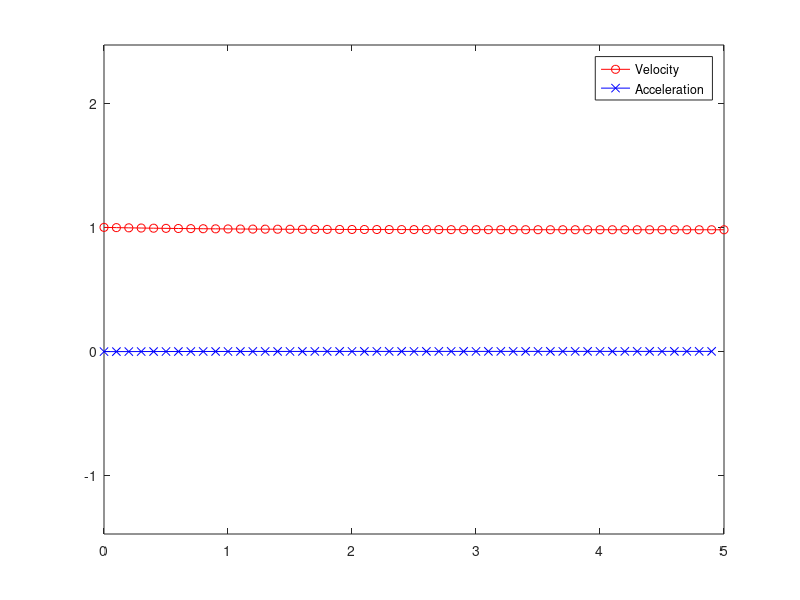
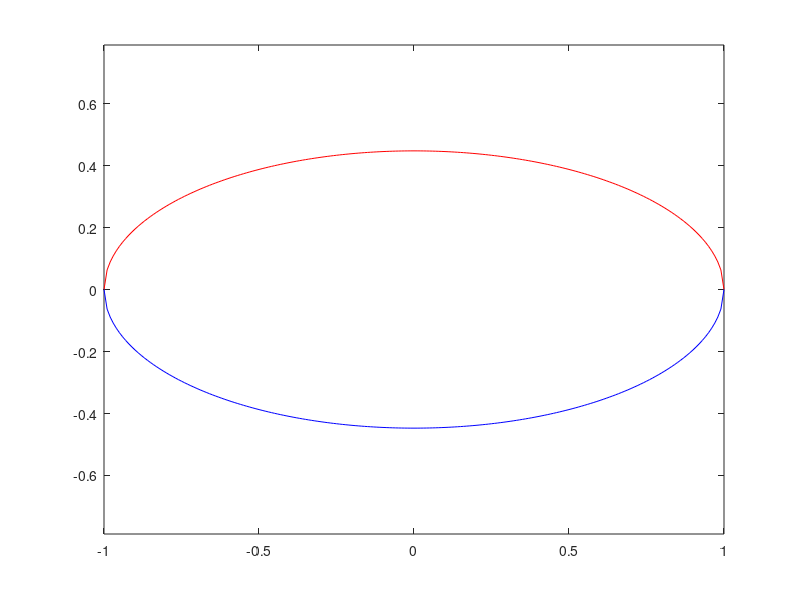
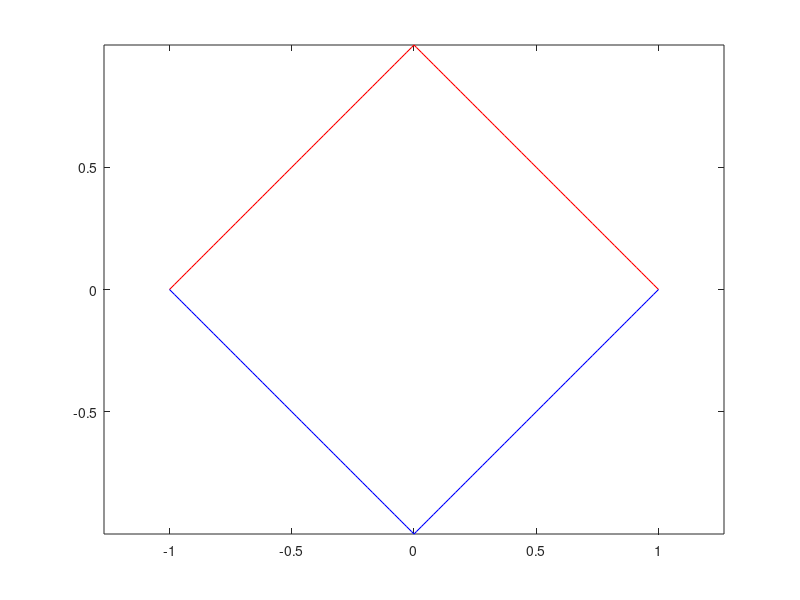
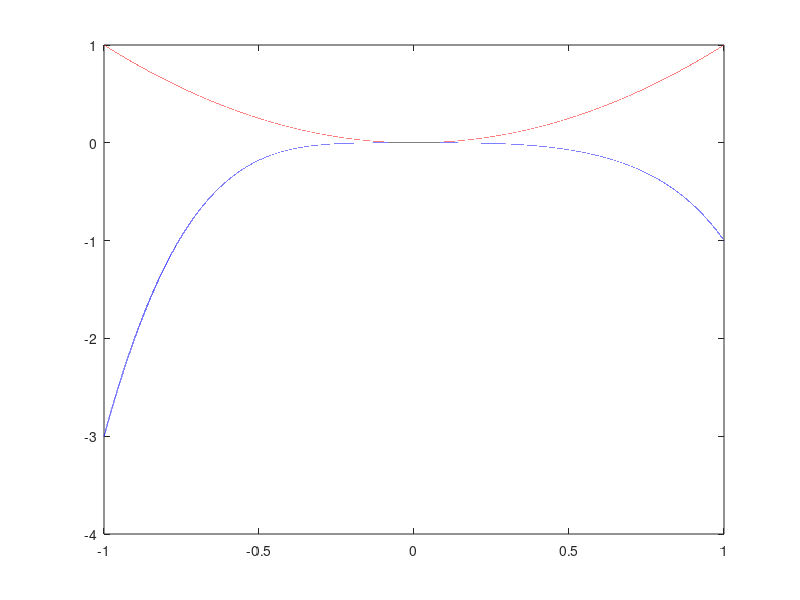

Source code (MATLAB) for these figures, in order: (Note: this script raises an error after producing the figures.)
%% Problem 1 (Excercise 3.1)

% x = (x1^2 + x2^2
step = 1e-2;
n1_pos = @(X,X1) abs(sqrt(X^2 - X1^2));
n1_neg = @(X,X1) -abs(sqrt(X^2 - X1^2));
vals = [];
x = 1; % unit ball
for x1 = -1:step:1
    vals = [vals; n1_pos(x,x1), n1_neg(x,x1)];
end

figure(1)
plot(-1:step:1, vals(:,1), 'r-', -1:step:1, vals(:,2), 'b-')
axis equal

%%
step = 1e-2;
n2_pos = @(X,X1) abs(sqrt((X^2 - X1^2)/5));
n2_neg = @(X,X1) -abs(sqrt((X^2 - X1^2)/5));
vals = [];
x = 1; % unit ball
for x1 = -1:step:1
    vals = [vals; n2_pos(x,x1), n2_neg(x,x1)];
end

figure(2)
plot(-1:step:1, vals(:,1), 'r-', -1:step:1, vals(:,2), 'b-')
axis equal

%%
step = 1e-2;
n3_pos = @(X,X1) abs(X - abs(X1));
n3_neg = @(X,X1) -abs(X - abs(X1));
vals = [];
x = 1; % unit ball
for x1 = -1:step:1
    vals = [vals; n3_pos(x,x1), n3_neg(x,x1)];
end

figure(3)
plot(-1:step:1, vals(:,1), 'r-', -1:step:1, vals(:,2), 'b-')
axis equal

%%
step = 1e-2;
n4_pos = @(X,X1) max(X, abs(X1));
n4_neg = @(X,X1) -max(X, abs(X1));
vals = [];
x = 1; % unit ball
for x1 = -1:step:1
    vals = [vals; n4_pos(x,x1), n4_neg(x,x1)];
end

figure(4)
plot(-1:step:1, vals(:,1), 'r-', -1:step:1, vals(:,2), 'b-')
axis equal

%% Problem 2
% (i)
xs = -1e0:1e-5:1e0;
x1 = 0*xs;
x2 = 0*xs;
V = 0*xs;
V_dot = 0*xs;
i = 1;
for x = xs
    x1(i) = x^3;
    x2(i) = sin(x)^4;
    V(i) = x^2;
    V_dot(i) = -2*x^4 + 2*x*sin(x)^4;
    i = i+1;
end
% plot(xs, x1, 'rx-', xs, x2, 'bo-', xs, -x1+x2, 'g-')
plot(xs, V, 'r-', xs, V_dot, 'b-')

f = @(x) -x^3 + sin(x)^4;
fzero(f, 1)

%% Problem 3
dt = 1e-1;
t_total = 5;
figure(1); cla; hold on;
% for a = logspace(-3,1)
    a = 1e-2;
    b = 1e-0; c = 1;
    v_dot = @(v) -2*a*abs(v)*v - b*v + c;
    v_func = @(dt, x) v_dot(x(1));
    [t, y] = ode45(v_func, 0:dt:t_total, 1);
    plot(t, y(:,1), 'ro-', t(1:end-1), diff(y), 'bx-')
    legend('Velocity', 'Acceleration')
% end

% figure(2); cla; hold on;
% for b = logspace(-3,0)
%     a = 1e-2;
% %     b = 1e-3;
%     c = 1e-2;
%     v_dot = @(v) -2*a*abs(v)*v - b*v + c;
%     v_func = @(dt, x) [v_dot(x(1)); 0];
%     [t, y] = ode45(v_func, 0:dt:t_total, [0; 0]);
%     plot(t, y(:,1), 'o-', t, y(:,2), 'bx-')
% end

%% Problem 4
%% a
syms t
A = [-10, exp(3*t);
    0, -2];
eig(A + transpose(A))
eigs = @(t) [(exp(6*t) + 64)^(1/2) - 12;
            - (exp(6*t) + 64)^(1/2) - 12];

%% b
syms t
A = [-1, 2*sin(t);
    0, -(t+1)];

eig(A + transpose(A))
eigs = @(t) [(4*sin(t)^2 + t^2)^(1/2) - t - 2;
             - t - (4*sin(t)^2 + t^2)^(1/2) - 2];
